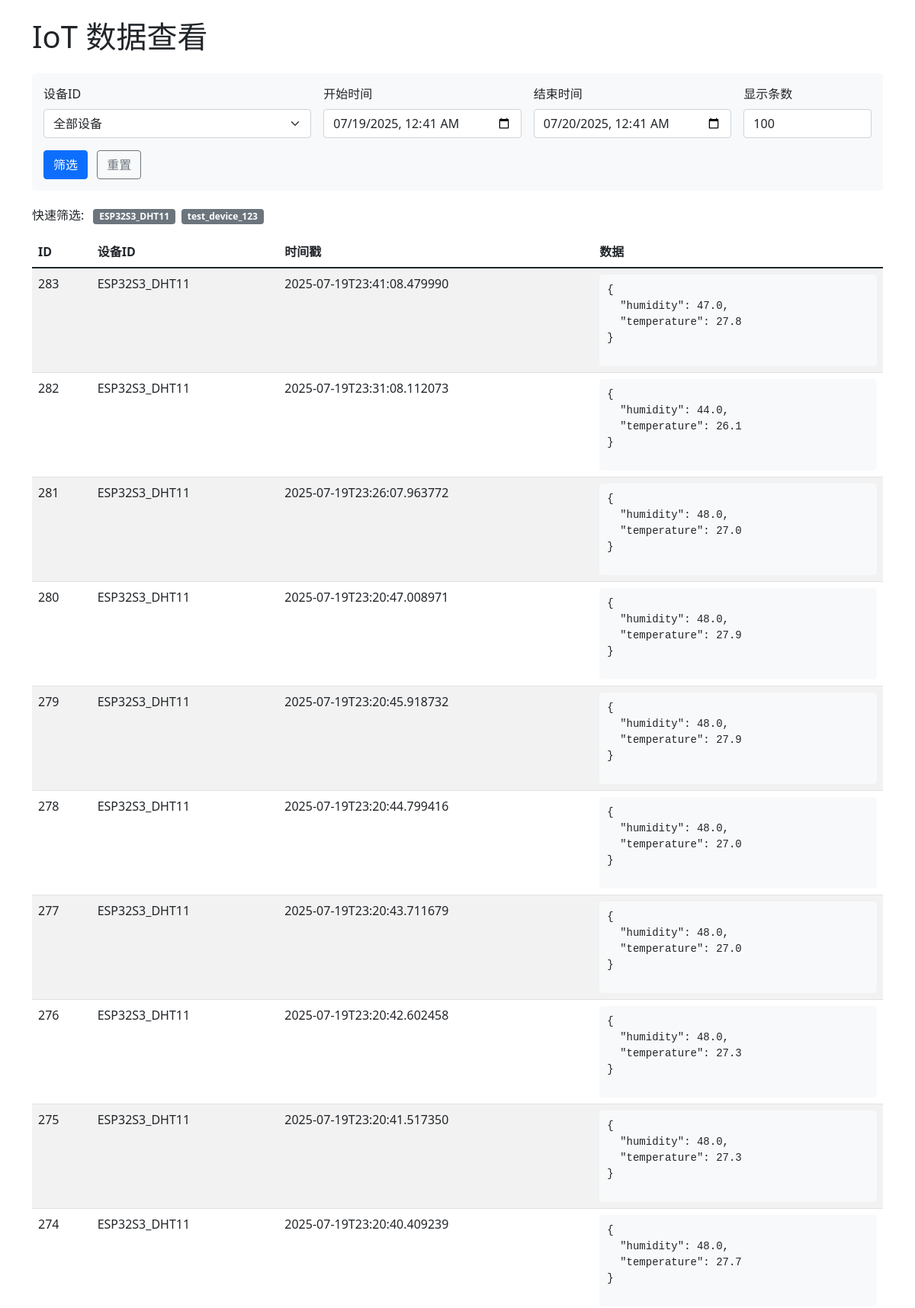
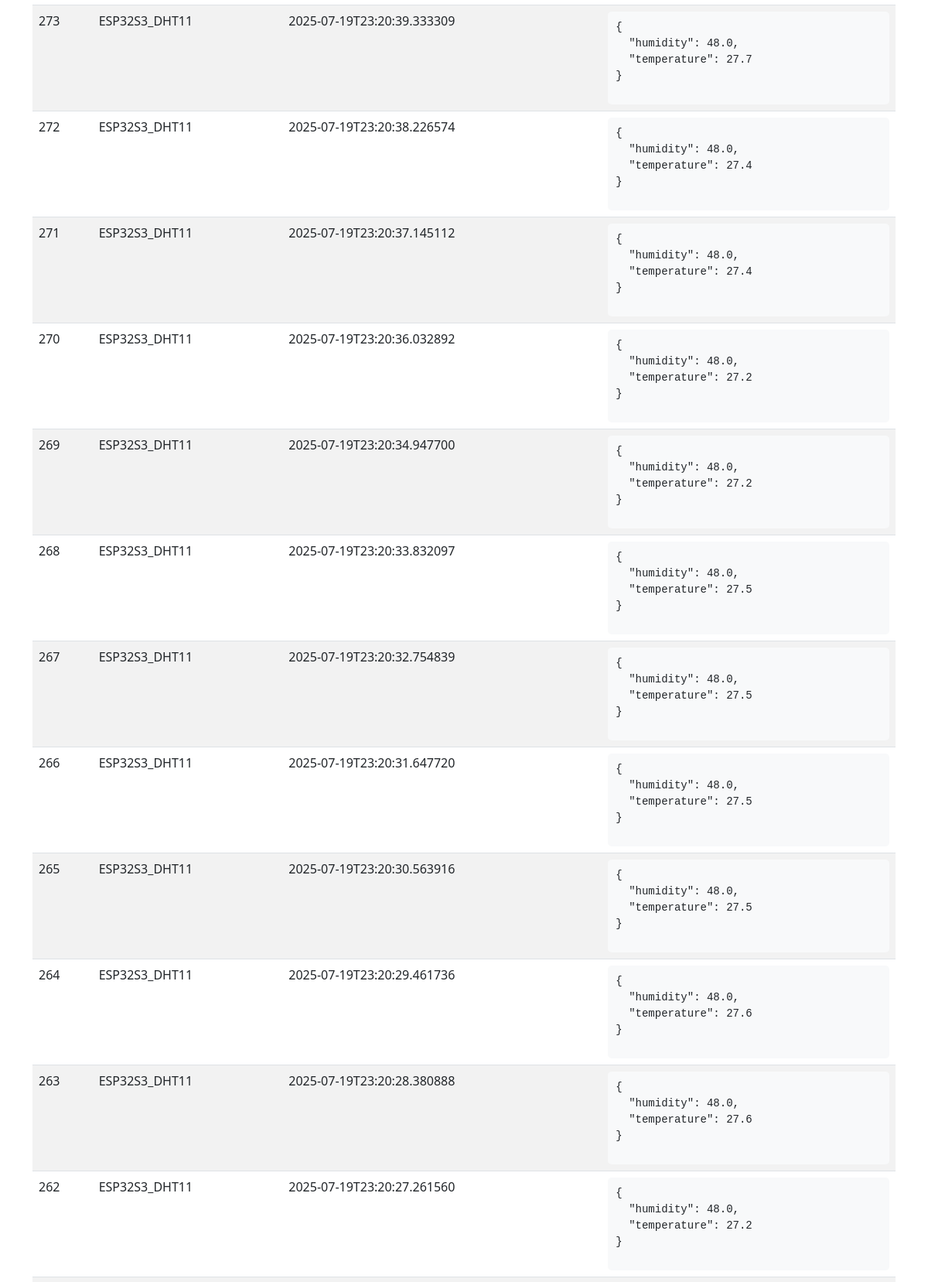
The page / (upper part) on the database its author committed (2 pictures, top to bottom).
### iot_data_server.py (models this page shows)
class SensorData(Base):
    __tablename__ = 'sensor_data'
    id = Column(Integer, primary_key=True, autoincrement=True)
    timestamp = Column(DateTime, default=lambda: datetime.now(beijing_tz), nullable=False)
    device_id = Column(String(64), nullable=False)
    data_json = Column(JSON, nullable=False)
    __table_args__ = (
        Index('idx_sensor_data_device_id', 'device_id'),
        Index('idx_sensor_data_timestamp', 'timestamp'),
    )

### iot_data_server.py (the view)
@app.get("/", response_class=HTMLResponse)
async def view_data(
    request: Request,
    device_id: Optional[str] = None,
    start_time: Optional[str] = None,
    end_time: Optional[str] = None,
    limit: int = 100
):
    try:
        start_dt = datetime.fromisoformat(start_time) if start_time else None
        end_dt = datetime.fromisoformat(end_time) if end_time else None
        data = dao.query_sensor_data(
            device_id=device_id,
            start_time=start_dt,
            end_time=end_dt,
            limit=limit
        )
        devices = dao.get_device_list()
        return templates.TemplateResponse(
            "data_view.html",
            {
                "request": request,
                "data": data,
                "devices": devices,
                "current_device": device_id,
                "start_time": start_time,
                "end_time": end_time,
                "limit": limit
            }
        )
    except Exception as e:
        print(f"渲染页面时出错: {e}")
        return templates.TemplateResponse(
            "error.html",
            {"request": request, "error": str(e)},
            status_code=500
        )

### templates/data_view.html (shortened to what this page needs)
<!DOCTYPE html>
<html lang="zh-CN">
<head>
    <link href="https://cdn.jsdelivr.net/npm/bootstrap@5.1.3/dist/css/bootstrap.min.css" rel="stylesheet">
    <link rel="stylesheet" href="https://cdn.jsdelivr.net/npm/bootstrap-icons@1.8.0/font/bootstrap-icons.css">
</head>
<body>
    <div class="container mt-4">
        <h1 class="mb-4">IoT 数据查看</h1>
        <div class="filter-section">
            <form method="get" class="row g-3">
                <div class="col-md-4">
                    <label for="device_id" class="form-label">设备ID</label>
                    <select class="form-select" id="device_id" name="device_id">
                        <option value="">全部设备</option>
                    </select>
                </div>
                <div class="col-md-3">
                    <label for="start_time" class="form-label">开始时间</label>
                    <input type="datetime-local" class="form-control" id="start_time" name="start_time" value="{{ start_time }}">
                </div>
                <div class="col-md-3">
                    <label for="end_time" class="form-label">结束时间</label>
                    <input type="datetime-local" class="form-control" id="end_time" name="end_time" value="{{ end_time }}">
                </div>
                <div class="col-md-2">
                    <label for="limit" class="form-label">显示条数</label>
                    <input type="number" class="form-control" id="limit" name="limit" min="1" value="{{ limit }}">
                </div>
                <div class="col-12">
                    <button type="submit" class="btn btn-primary">筛选</button>
                    <a href="/" class="btn btn-outline-secondary ms-2">重置</a>
                </div>
            </form>
        </div>
        <div class="mb-3">
            <span class="me-2">快速筛选:</span>
            {% for device in devices %}
            <span class="badge bg-secondary device-badge me-1" onclick="filterDevice('{{ device }}')">{{ device }}</span>
            {% endfor %}
        </div>
        <div class="table-responsive">
            <table class="table table-striped table-hover">
                <thead>
                    <tr>
                        <th>ID</th>
                        <th>设备ID</th>
                        <th>时间戳</th>
                        <th>数据</th>
                    </tr>
                </thead>
                <tbody>
                    {% for item in data %}
                    <tr>
                        <td>{{ item.id }}</td>
                        <td>{{ item.device_id }}</td>
                        <td>{{ item.timestamp }}</td>
                        <td>
                            <div class="json-data">
                                <pre>{{ item.data | tojson(indent=2) }}</pre>
                            </div>
                        </td>
                    </tr>
                    {% else %}
                    <tr>
                        <td colspan="4" class="text-center">没有找到数据</td>
                    </tr>
                    {% endfor %}
                </tbody>
            </table>
        </div>
    </div>
</body>
</html>

### templates/data_view.html (style rules this page uses)
.json-data { max-height: 200px; overflow-y: auto; background-color: #f8f9fa; padding: 10px; border-radius: 5px; font-family: monospace; }
.filter-section { background-color: #f8f9fa; padding: 15px; border-radius: 5px; margin-bottom: 20px; }
.device-badge { cursor: pointer; }

### rows shown on the page
SensorData: id "283", device_id "ESP32S3_DHT11", timestamp "2025-07-19T23:41:08.479990", data|tojson "{ \"humidity\": 47.0, \"temperature\": 27.8 }"
SensorData: id "282", device_id "ESP32S3_DHT11", timestamp "2025-07-19T23:31:08.112073", data|tojson "{ \"humidity\": 44.0, \"temperature\": 26.1 }"
SensorData: id "281", device_id "ESP32S3_DHT11", timestamp "2025-07-19T23:26:07.963772", data|tojson "{ \"humidity\": 48.0, \"temperature\": 27.0 }"
SensorData: id "280", device_id "ESP32S3_DHT11", timestamp "2025-07-19T23:20:47.008971", data|tojson "{ \"humidity\": 48.0, \"temperature\": 27.9 }"
SensorData: id "279", device_id "ESP32S3_DHT11", timestamp "2025-07-19T23:20:45.918732", data|tojson "{ \"humidity\": 48.0, \"temperature\": 27.9 }"
SensorData: id "278", device_id "ESP32S3_DHT11", timestamp "2025-07-19T23:20:44.799416", data|tojson "{ \"humidity\": 48.0, \"temperature\": 27.0 }"
SensorData: id "277", device_id "ESP32S3_DHT11", timestamp "2025-07-19T23:20:43.711679", data|tojson "{ \"humidity\": 48.0, \"temperature\": 27.0 }"
SensorData: id "276", device_id "ESP32S3_DHT11", timestamp "2025-07-19T23:20:42.602458", data|tojson "{ \"humidity\": 48.0, \"temperature\": 27.3 }"
SensorData: id "275", device_id "ESP32S3_DHT11", timestamp "2025-07-19T23:20:41.517350", data|tojson "{ \"humidity\": 48.0, \"temperature\": 27.3 }"
SensorData: id "274", device_id "ESP32S3_DHT11", timestamp "2025-07-19T23:20:40.409239", data|tojson "{ \"humidity\": 48.0, \"temperature\": 27.7 }"
SensorData: id "273", device_id "ESP32S3_DHT11", timestamp "2025-07-19T23:20:39.333309", data|tojson "{ \"humidity\": 48.0, \"temperature\": 27.7 }"
SensorData: id "272", device_id "ESP32S3_DHT11", timestamp "2025-07-19T23:20:38.226574", data|tojson "{ \"humidity\": 48.0, \"temperature\": 27.4 }"
SensorData: id "271", device_id "ESP32S3_DHT11", timestamp "2025-07-19T23:20:37.145112", data|tojson "{ \"humidity\": 48.0, \"temperature\": 27.4 }"
SensorData: id "270", device_id "ESP32S3_DHT11", timestamp "2025-07-19T23:20:36.032892", data|tojson "{ \"humidity\": 48.0, \"temperature\": 27.2 }"
SensorData: id "269", device_id "ESP32S3_DHT11", timestamp "2025-07-19T23:20:34.947700", data|tojson "{ \"humidity\": 48.0, \"temperature\": 27.2 }"
SensorData: id "268", device_id "ESP32S3_DHT11", timestamp "2025-07-19T23:20:33.832097", data|tojson "{ \"humidity\": 48.0, \"temperature\": 27.5 }"
SensorData: id "267", device_id "ESP32S3_DHT11", timestamp "2025-07-19T23:20:32.754839", data|tojson "{ \"humidity\": 48.0, \"temperature\": 27.5 }"
SensorData: id "266", device_id "ESP32S3_DHT11", timestamp "2025-07-19T23:20:31.647720", data|tojson "{ \"humidity\": 48.0, \"temperature\": 27.5 }"
SensorData: id "265", device_id "ESP32S3_DHT11", timestamp "2025-07-19T23:20:30.563916", data|tojson "{ \"humidity\": 48.0, \"temperature\": 27.5 }"
SensorData: id "264", device_id "ESP32S3_DHT11", timestamp "2025-07-19T23:20:29.461736", data|tojson "{ \"humidity\": 48.0, \"temperature\": 27.6 }"
SensorData: id "263", device_id "ESP32S3_DHT11", timestamp "2025-07-19T23:20:28.380888", data|tojson "{ \"humidity\": 48.0, \"temperature\": 27.6 }"
SensorData: id "262", device_id "ESP32S3_DHT11", timestamp "2025-07-19T23:20:27.261560", data|tojson "{ \"humidity\": 48.0, \"temperature\": 27.2 }"

### other values the page prints
{{ device }} "ESP32S3_DHT11" "test_device_123"
